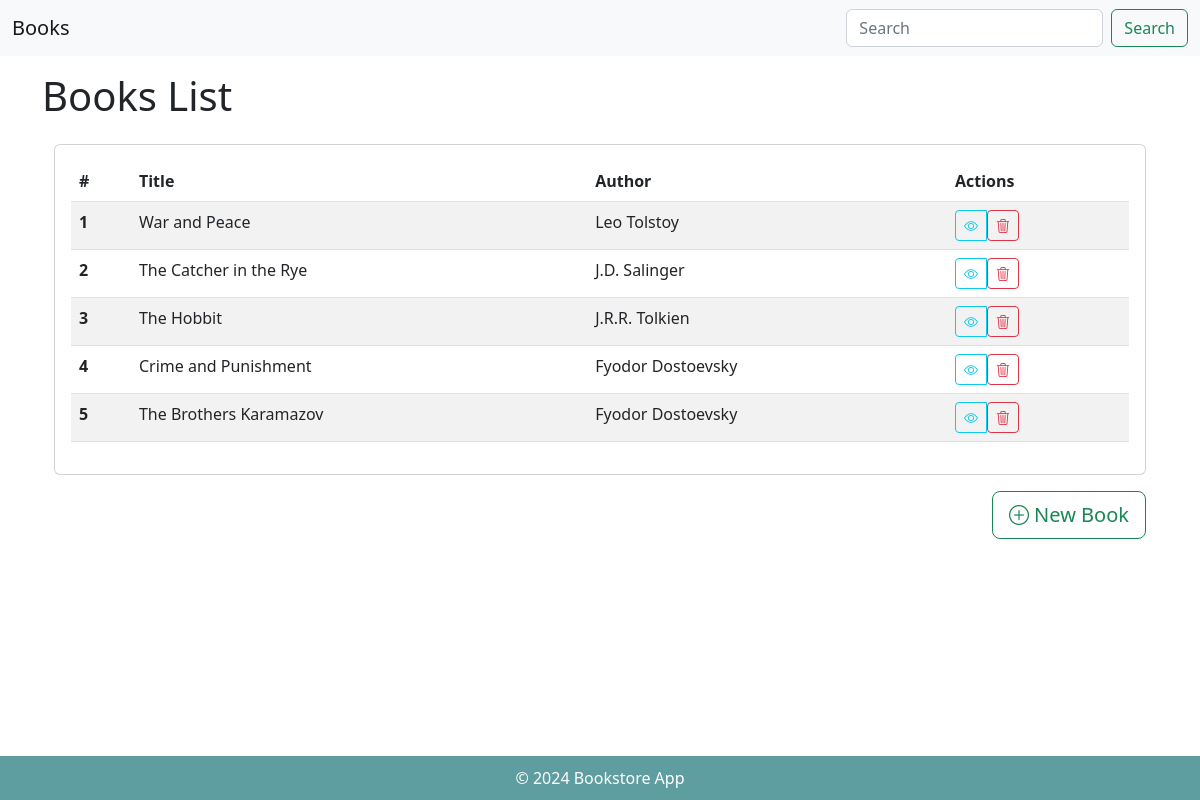
/books/, run on an earlier commit of the app's database.
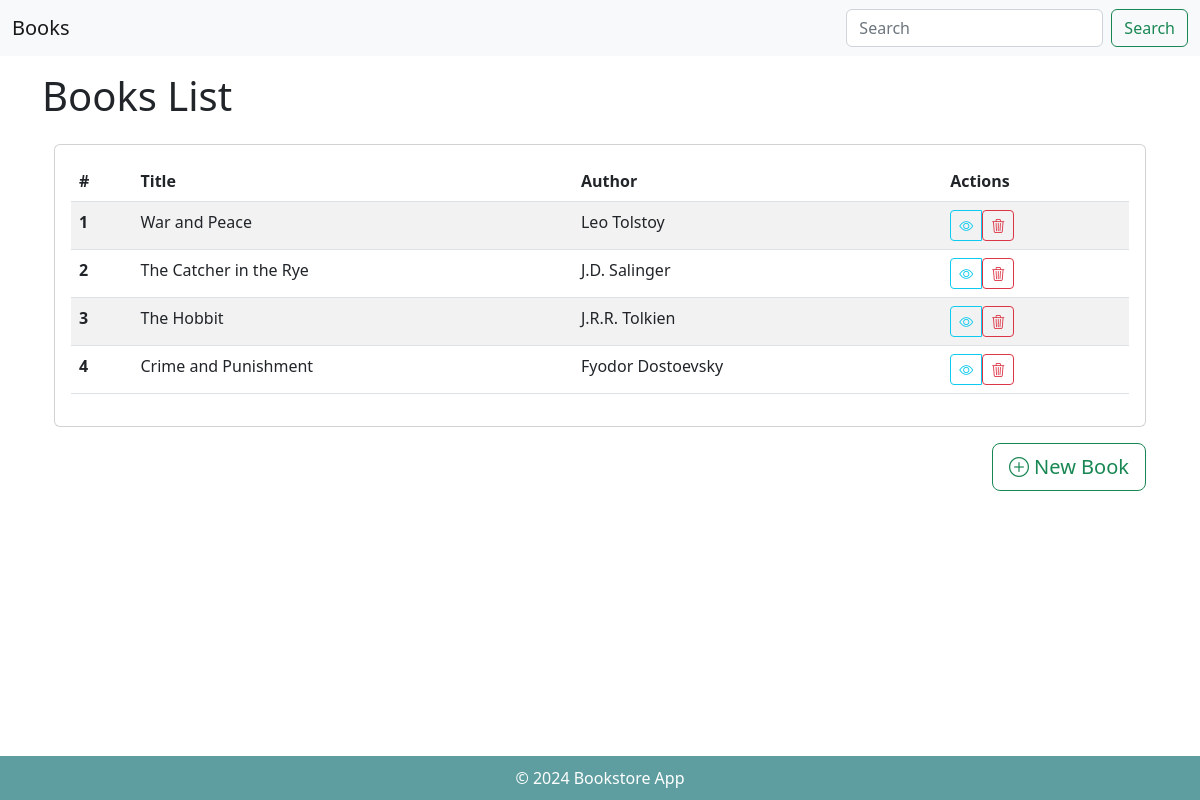
And on a later commit of the database.
### books/models.py (models this page shows, shortened)
class Book(models.Model):
    title = models.CharField(max_length=200)
    author = models.CharField(max_length=100)
    description = models.TextField()
    year = models.IntegerField()
    price = models.DecimalField(max_digits=10, decimal_places=2)

### books/views.py (the view)
# urls.py: path("", views.list, name='list'),
def list(request):
    books = Book.objects.all()
    return render(request, "list.html", {"books": books})

### books/templates/list.html (shortened to what this page needs)
{% extends "layout.html" %}
{% block header %}Books List{% endblock %}
{% block content %}
<div class="container mt-4">
    <div class="card">
        <div class="card-body">
            <table class="table table-striped table-hover">
                <thead class="thead-dark">
                    <tr>
                        <th scope="col">#</th>
                        <th scope="col">Title</th>
                        <th scope="col">Author</th>
                        <th scope="col">Actions</th>
                    </tr>
                </thead>
                <tbody>
                    {% for book in books %}
                    <tr>
                        <th scope="row">{{ book.id }}</th>
                        <td>{{ book.title }}</td>
                        <td>{{ book.author }}</td>
                        <td>
                            <div class="btn-group" role="group">
                                <a href="{% url 'detail' book.id %}" class="btn btn-outline-info btn-sm" title="View Book">
                                    <i class="bi bi-eye"></i>
                                </a>
                                <form action="{% url 'delete' book.id %}" method="post" style="display:inline;">
                                    <button type="submit" class="btn btn-outline-danger btn-sm" title="Delete Book">
                                        <i class="bi bi-trash3"></i>
                                    </button>
                                </form>
                            </div>
                        </td>
                    </tr>
                    {% endfor %}
                </tbody>
            </table>
        </div>
    </div>
    <div class="text-end mt-3">
        <a href="{% url 'create' %}" class="btn btn-outline-success btn-lg" title="New Book">
            <i class="bi bi-plus-circle"></i> <span class="h5.5">New Book</span>
        </a>
    </div>
</div>
{% endblock %}

### books/templates/layout.html (shortened to what this page needs)
{% load static %}
<!DOCTYPE html>
<html lang="en">
<head>
    <link href="https://cdn.jsdelivr.net/npm/bootstrap@5.2.3/dist/css/bootstrap.min.css" rel="stylesheet"
>
    <link rel="stylesheet" href="https://cdn.jsdelivr.net/npm/bootstrap-icons@1.11.3/font/bootstrap-icons.min.css">
    <link rel="stylesheet" href="{% static 'style.css' %}">
</head>
<body>
    <nav class="navbar navbar-expand-lg bg-light">
        <div class="container-fluid">
            <a class="navbar-brand" href="{% url 'list' %}">Books</a>
            <div class="collapse navbar-collapse" id="navbarSupportedContent">
                <form class="d-flex ms-auto" role="search">
                    <input class="form-control me-2" type="search" placeholder="Search" aria-label="Search">
                    <button class="btn btn-outline-success" type="submit">Search</button>
                </form>
            </div>
        </div>
    </nav>
    <div class="container my-3">
        <h1>{% block header %}Title{% endblock %}</h1>
        <main>
            {% block content %}{% endblock %}
        </main>
    </div>
    <footer class="text-center" style="background-color: cadetblue;">
        <span>&copy; 2024 Bookstore App</span>
    </footer>
</body>
</html>

### books/static/style.css (style rules this page uses)
body { display: flex; flex-direction: column; min-height: 100vh; }
body>.container { flex-grow: 1; }
footer { padding: 10px; color: white; }

What changed in the data, as far as the page shows it:
removed Book: id "5", title "The Brothers Karamazov", author "Fyodor Dostoevsky"
